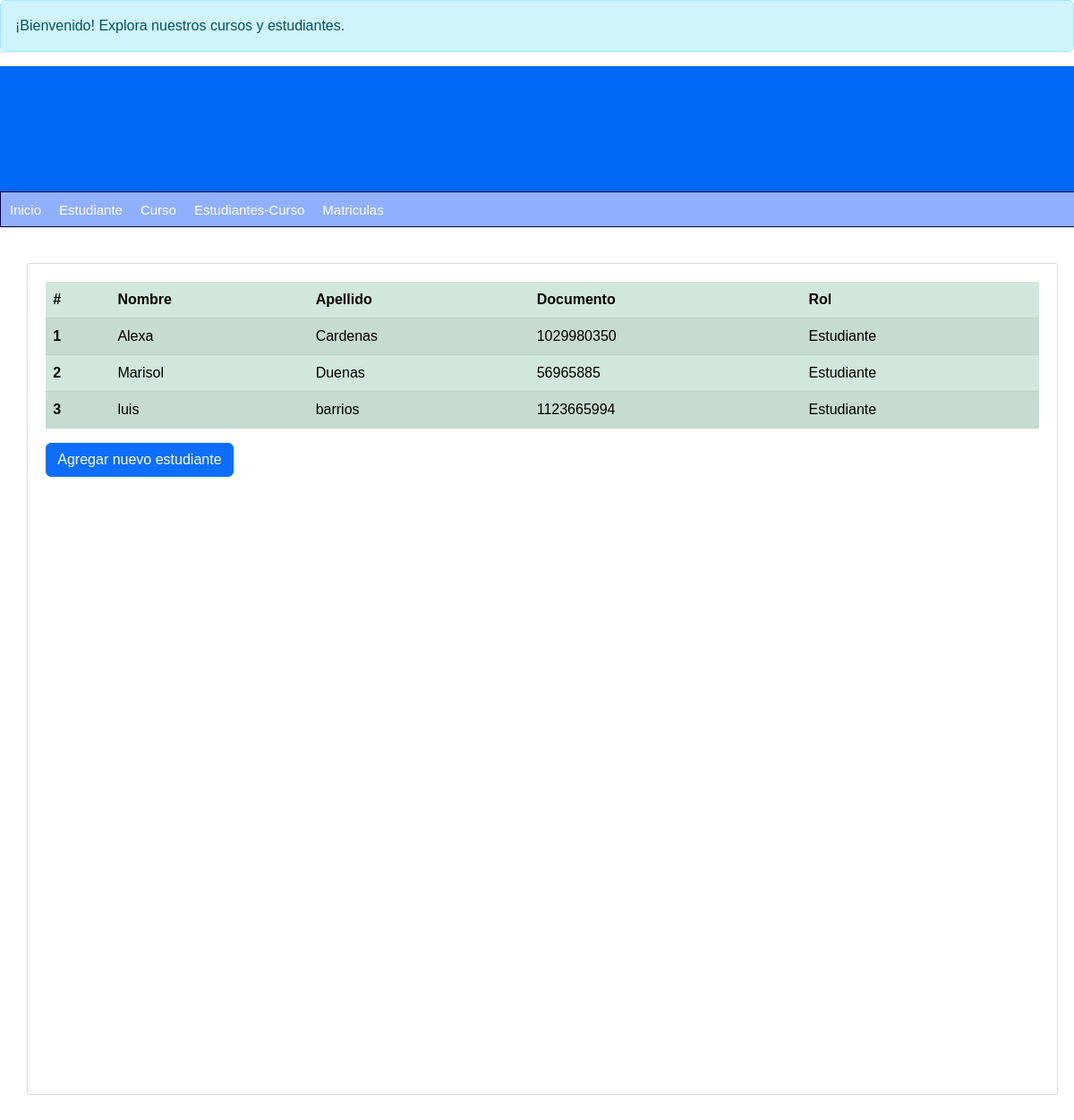
Screenshot of /lista-estudiantes/ with the database file from the repository.
### persona/models.py (models this page shows, shortened)
class Persona(models.Model):
    nombre = models.CharField(max_length=100)
    apellidos = models.CharField(max_length=100)
    dni = models.CharField(max_length=10)
    telefono = models.CharField(max_length=10)
    email = models.EmailField()
    fecha_nacimiento = models.DateField()
    rol = models.CharField(max_length=20)
    create_at = models.DateTimeField(auto_now=True)
    class Meta:
        db_table = 'Persona'

### persona/views.py (the view)
# urls.py: path('lista-estudiantes/', get_estudiantes, name='lista-estudiantes'),
def get_estudiantes(request):
    estudiantes = Persona.objects.filter(rol='Estudiante')
    return render(request, 'lista-estudiantes.html',{
        'title': 'Lista de estudiantes ',
        'estudiantes': estudiantes
    })

### persona/templates/lista-estudiantes.html (shortened to what this page needs)
{% extends "index.html" %}
{% block content %}
<table class="table table-success table-striped">
   <thead>
     <tr>
       <th scope="col">#</th>
       <th scope="col">Nombre</th>
       <th scope="col">Apellido</th>
       <th scope="col">Documento</th>
       <th scope="col">Rol </th>
     </tr>
   </thead>
   <tbody>
     {% for estudiante in estudiantes %}
     <tr>
       <th scope="row">{{ forloop.counter }}</th>
       <td>{{ estudiante.nombre }}</td>
       <td>{{ estudiante.apellidos }}</td>
       <td>{{ estudiante.dni }}</td>
       <td>{{ estudiante.rol }}</td>
     </tr>
     {% empty %}
       <tr>
           <td colspan="6">No hay estudiantes registrados.</td>
       </tr>
     {% endfor %}
   </tbody>
</table>
<a href="{% url 'formulario_estudiante' %}" class="btn btn-primary">Agregar nuevo estudiante</a>
{% endblock %}

### mainApp/static/css/styles.css (style rules this page uses)
* { margin: 0px; padding: 0px; font-family: Arial, Helvetica, sans-serif; text-decoration: none; }
body { background-color: #f2f2f2; }

### rows the page displays
Persona: nombre "Alexa", apellidos "Cardenas", dni "1029980350", rol "Estudiante"
Persona: nombre "Marisol", apellidos "Duenas", dni "56965885", rol "Estudiante"
Persona: nombre "luis", apellidos "barrios", dni "1123665994", rol "Estudiante"
